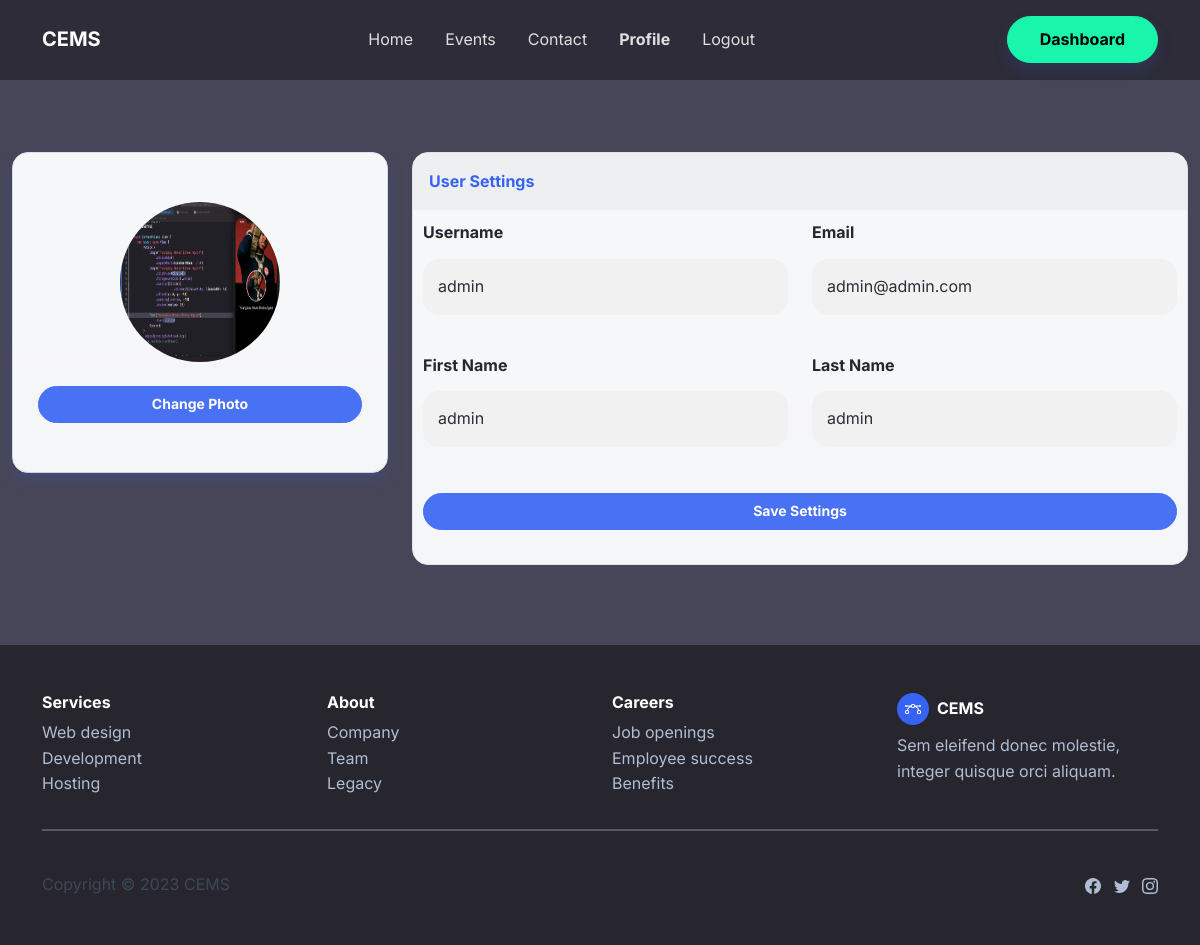
The page /profile/ (signed in) on the database as committed earlier.
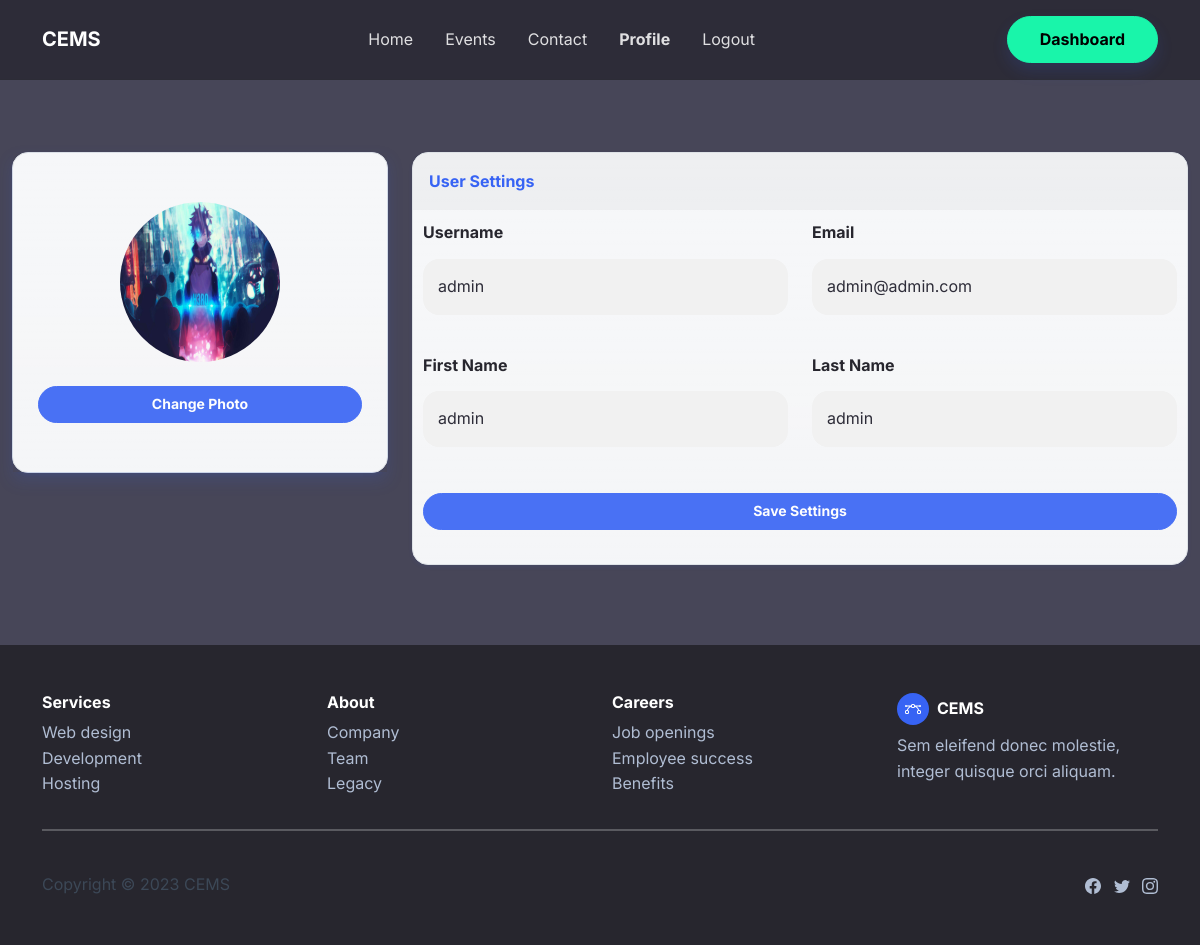
The same page on the database as committed later.
### user_auth/models.py (models this page shows, shortened)
class MyUser(AbstractBaseUser):
    avatar = models.ImageField(upload_to='avatars',default='default.png')
    first_name = models.CharField(max_length=30,null=True)
    last_name = models.CharField(max_length=30,null=True)
    username = models.CharField(max_length=30,null=True)
    email = models.EmailField(unique=True)
    dob = models.DateField(verbose_name="date of birth",null=True)
    is_staff = models.BooleanField(default=False)
    is_superuser = models.BooleanField(default=False)
    is_active = models.BooleanField(default=True)
    groups = models.ManyToManyField(Group, blank=True)
    user_permissions = models.ManyToManyField(Permission, blank=True)
    USERNAME_FIELD = 'email'
    REQUIRED_FIELDS = ['first_name', 'last_name', 'dob']
    objects = MyUserManager()
    def get_to_dashboard(self):
        return reverse("dashboard", kwargs={"pk": self.pk})
    class Meta:
        managed = True
        verbose_name = 'User Profile'
        verbose_name_plural = 'User Profiles'

### index_app/views.py (the view, shortened to what this page needs)
# urls.py: path('profile/', views.profile, name='user-profile'),
@login_required
def profile(request):
    context = {}
    return render(request, 'index_app/profile.html', context)

### index_app/templates/index_app/profile.html (shortened to what the changed rows need)
{% extends "base_generic.html" %}
{% load static %}
{% block main %}
    <section class="text-light py-5"
        style="backdrop-filter: brightness(158%);-webkit-backdrop-filter: brightness(158%);padding: 20px 0;">
        <div class="container-fluid">
            <div class="row mb-3">
                <div class="col-lg-4">
                    <div class="card text-dark bg-light bg-gradient border rounded shadow-sm mb-3">
                        <div class="card-body text-center shadow"><img class="rounded-circle mb-3 mt-4"
                                src="{{user.avatar.url}}" width="160" height="160">
                            <div class="mb-3"><button class="btn btn-primary btn-sm" type="button" data-bs-target="#modal-1"
                                    data-bs-toggle="modal">Change Photo</button></div>
                        </div>
                    </div>
                </div>
                <div class="col-lg-8">
                    <div class="row">
                        <div class="col">
                            <div class="card text-dark bg-light bg-gradient border rounded shadow-sm mb-3 rounded">
                                <div class="card-body" style="padding: 10px;">
                                    <form class="border-0" method="post" id="detailForm">
                                        <div class="row">
                                            <div class="col">
                                                <div class="mb-3"><label class="form-label"
                                                        for="username"><strong>Username</strong></label><input
                                                        class="form-control" type="text" id="username"
                                                        placeholder="Username" name="username"
                                                        value="{{user.username}}"
                                                        style="height: auto;background: rgb(241, 241, 241);"></div>
                                            </div>
                                            <div class="col">
                                                <div class="mb-3"><label class="form-label"
                                                        for="username"><strong>Email</strong></label><input
                                                        class="border-0 form-control" type="email" id="email"
                                                        placeholder="Email" name="email"
                                                        value="{{user.email}}"
                                                        disabled
                                                        style="height: auto;margin: 5px 0 22px;padding: 15px;background: rgb(241,241,241);filter: brightness(100%);">
                                                </div>
                                            </div>
                                        </div>
                                        <div class="row">
                                            <div class="col">
                                                <div class="mb-3"><label class="form-label" for="first_name"><strong>First
                                                            Name</strong></label><input class="form-control" type="text"
                                                        id="first_name" placeholder='First name' value="{{user.first_name}}" name="first_name"></div>
                                            </div>
                                            <div class="col">
                                                <div class="mb-3"><label class="form-label" for="last_name"><strong>Last
                                                            Name</strong></label><input class="form-control" type="text"
                                                        id="last_name"  placeholder='Last name' value="{{user.last_name}}" name="last_name"></div>
                                            </div>
                                        </div>
                                    </form>
                                </div>
                            </div>
                        </div>
                    </div>
                </div>
            </div>
        </div>
    </section>
{% endblock main %}

Rows that differ between the two databases and show on the page:
changed MyUser "admin": avatar: picture added in place of a placeholder
